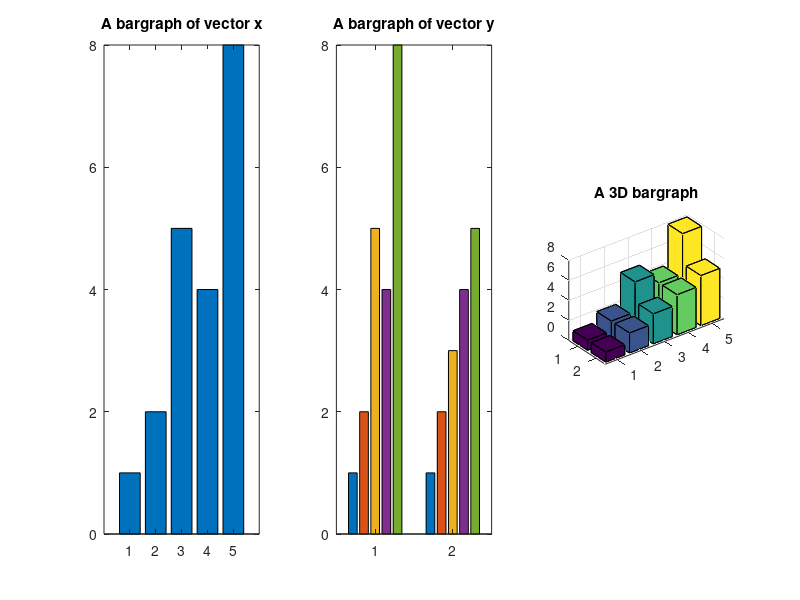

Source code (MATLAB):
x = [1 2 5 4 8];
y = [x;1:5];
subplot(1,3,1);bar(x); title('A bargraph of vector x');
subplot(1,3,2);bar(y);title('A bargraph of vector y');
subplot(1,3,3);bar3(y);title('A 3D bargraph');
